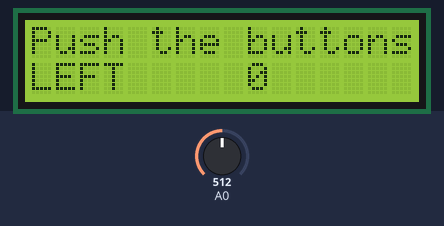
The sketch below on a simulated Arduino Uno, built with avr-gcc and run on an emulated ATmega328P. Shown: 16×2 character LCD. Inputs (shaded band) come from the test bench; at power-on: A0 = 512. What the sketch prints to the serial monitor is not drawn.

Above: at 0.1 s.
At 1.2 s:
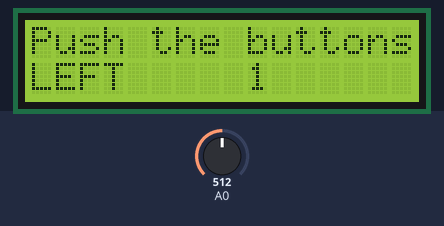
1.3 s: A0 set to 461
3.5 s: A0 set to 431
At 4.8 s:
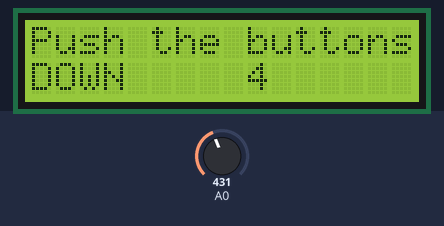
6.5 s: A0 set to 257
Timing chart, 0 to 7.9 s (numbered marks = the images above; inputs shaded):
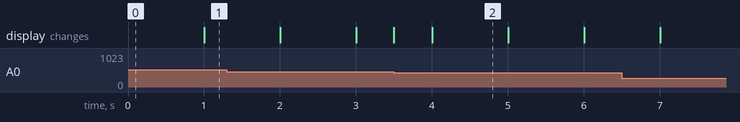

Measured:
- the behaviour switches between 450 and 449 on A0 (found by bisection; images 1 and 2)
- after the input at 3.5 s, the display: first changes at once (image 2 shows a later state)
- what the display in image 2 shows lasts 1.0 s, from 4.0 s to 5.0 s

The sketch:

sketch_lcd_keypad.ino
```cpp
//Sample using LiquidCrystal library
#include <LiquidCrystal.h>

/*******************************************************

This program will test the LCD panel and the buttons
Mark Bramwell, July 2010

********************************************************/

// select the pins used on the LCD panel
LiquidCrystal lcd(8, 9, 4, 5, 6, 7);

// define some values used by the panel and buttons
int lcd_key     = 0;
int adc_key_in  = 0;
#define btnRIGHT  0
#define btnUP     1
#define btnDOWN   2
#define btnLEFT   3
#define btnSELECT 4
#define btnNONE   5

int photocellPin = 1;
int photocellReading;

// read the buttons
int read_LCD_buttons()
{
 adc_key_in = analogRead(0);      // read the value from the sensor
 // my buttons when read are centered at these valies: 0, 144, 329, 504, 741
 // we add approx 50 to those values and check to see if we are close
 if (adc_key_in > 1000) return btnNONE; // We make this the 1st option for speed reasons since it will be the most likely result
 // For V1.1 us this threshold
 if (adc_key_in < 50)   return btnRIGHT;
 if (adc_key_in < 250)  return btnUP;
 if (adc_key_in < 450)  return btnDOWN;
 if (adc_key_in < 650)  return btnLEFT;
 if (adc_key_in < 850)  return btnSELECT;

 // For V1.0 comment the other threshold and use the one below:
/*
 if (adc_key_in < 50)   return btnRIGHT;
 if (adc_key_in < 195)  return btnUP;
 if (adc_key_in < 380)  return btnDOWN;
 if (adc_key_in < 555)  return btnLEFT;
 if (adc_key_in < 790)  return btnSELECT;
*/


 return btnNONE;  // when all others fail, return this...
}

void setup()
{
 lcd.begin(16, 2);              // start the library
 lcd.setCursor(0,0);
 lcd.print("Push the buttons"); // print a simple message

 Serial.begin(9600);
 Serial.println("Setup passed");
}

void loop()
{
 lcd.setCursor(9,1);            // move cursor to second line "1" and 9 spaces over
 lcd.print(millis()/1000);      // display seconds elapsed since power-up
 Serial.println(millis()/1000);

 lcd.setCursor(0,1);            // move to the begining of the second line
 lcd_key = read_LCD_buttons();  // read the buttons

 switch (lcd_key)               // depending on which button was pushed, we perform an action
 {
   case btnRIGHT:
     {
     lcd.print("RIGHT ");
     break;
     }
   case btnLEFT:
     {
     lcd.print("LEFT   ");
     break;
     }
   case btnUP:
     {
     lcd.print("UP    ");
     break;
     }
   case btnDOWN:
     {
     lcd.print("DOWN  ");
     break;
     }
   case btnSELECT:
     {
     lcd.print("SELECT");
     break;
     }
     case btnNONE:
     {
     lcd.print("NONE  ");
     break;
     }
 }

}
```
